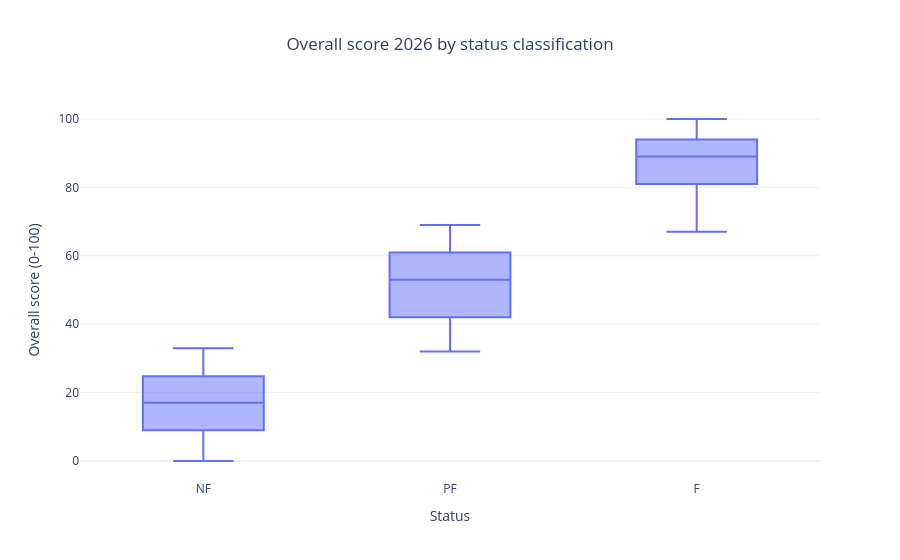

Write notebook code for a chart like this one.
### Markdown cell above
## 8. Do the statuses separate cleanly by score?

**Question:** is the status classification consistent with the numeric overall score?

**Method:** box plots of the 2026 overall score grouped by status — a data-driven check that the three categories correspond to distinct score regions (no thresholds invented here; the data speaks).

### Code cell
tot = long[(long['INDICATOR'] == 'FH_FIW_TOTAL') & (long['Year'] == 2026)].copy()
tot['Score'] = pd.to_numeric(tot['Score'], errors='coerce')
m = tot.merge(status[status['Year'] == 2026][['Economy', 'Score']], on='Economy', suffixes=('', '_status'))

print(m.groupby('Score_status')['Score'].agg(['median', 'min', 'max']).to_string())

fig = px.box(
    m,
    x='Score_status',
    y='Score',
    title='Overall score 2026 by status classification',
    labels={'Score': 'Overall score (0-100)', 'Score_status': 'Status'},
)
fig.update_layout(template='plotly_white', title_x=0.5)
fig.show()

### Figure 1 — Plotly figure (JSON) as saved in the notebook; plotly's stock layout.template omitted (floating-point values rounded to 4 significant figures; data arrays with more than 128 entries replaced by an {"elided": "..."} marker saying what was removed)
{"data": [{"alignmentgroup": "True", "hovertemplate": "Status=%{x}<br>Overall score (0-100)=%{y}<extra></extra>", "legendgroup": "", "marker": {"color": "#636efa"}, "name": "", "notched": false, "offsetgroup": "", "orientation": "v", "showlegend": false, "type": "box", "x": {"elided": "197 str values"}, "x0": " ", "xaxis": "x", "y": {"elided": "197 float values"}, "y0": " ", "yaxis": "y"}], "layout": {"boxmode": "group", "legend": {"tracegroupgap": 0}, "title": {"text": "Overall score 2026 by status classification", "x": 0.5}, "xaxis": {"anchor": "y", "domain": [0.0, 1.0], "title": {"text": "Status"}}, "yaxis": {"anchor": "x", "domain": [0.0, 1.0], "title": {"text": "Overall score (0-100)"}}}}
